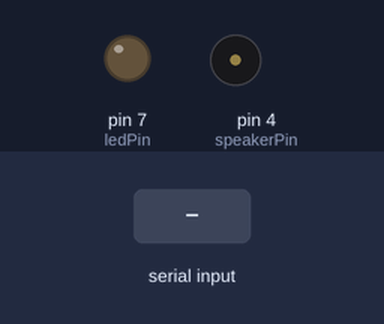
Recording of a sketch running on a simulated Arduino Uno, built with avr-gcc and run on an emulated ATmega328P. Shown: output pins drawn as LEDs (lit = HIGH), buzzer (waves = sounding). The inputs (shaded band) are chosen by the test bench.

Above: at 1.2 s.
1.3 s: "90,45\n" received over Serial
At 1.55 s:
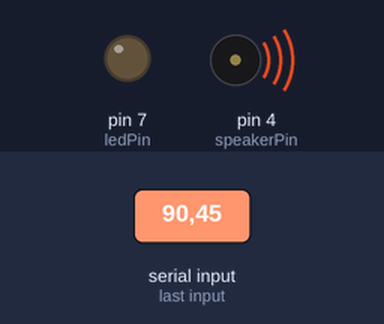
3.8 s: "1" received over Serial
At 4.8 s:
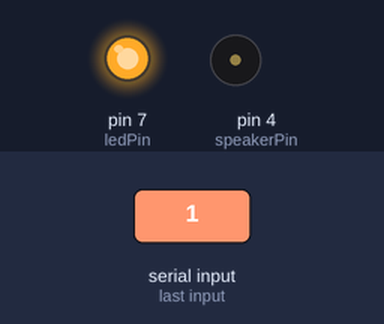
5.3 s: "30,150\n" received over Serial
At 5.55 s:
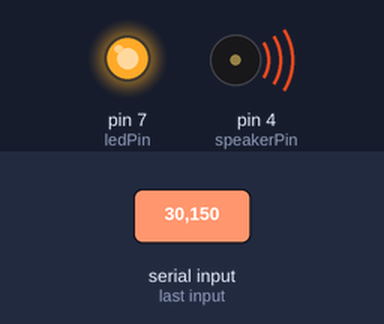
Timing chart, 0 to 8.3 s (numbered marks = the images above; inputs shaded):
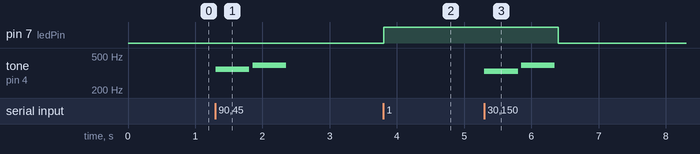

Measured:
- after the input at 1.3 s, tone on pin 4 (speakerPin): silent → 349 Hz at once, → silent 0.50 s later, → 392 Hz 0.05 s later, → silent 0.50 s later
- after the input at 3.8 s, pin 7 (ledPin): LOW → HIGH at once
- after the input at 5.3 s, pin 7 (ledPin): HIGH → LOW after 1.1 s; tone on pin 4 (speakerPin): silent → 330 Hz at once, → silent 0.50 s later, → 392 Hz 0.05 s later, → silent 0.50 s later

The sketch:

sketch_oct5c.ino
```cpp
int ledPin = 7; // LED가 연결된 핀 (예: 7 핀)
int speakerPin = 4; // 피에조 스피커가 연결된 핀 (예: 4 핀)
char receivedChar;

void setup() {
  Serial.begin(9600);
  pinMode(ledPin, OUTPUT);
  pinMode(speakerPin, OUTPUT);
}

void loop() {
  if (Serial.available() > 0) {
    receivedChar = Serial.read();
    if (receivedChar == '1') {
      digitalWrite(ledPin, HIGH); // 스마트폰으로부터 '1'을 받으면 LED를 켭니다.
    } else if (receivedChar == '0') {
      digitalWrite(ledPin, LOW); // 스마트폰으로부터 '0'을 받으면 LED를 끕니다.
    } else if (receivedChar >= '1' && receivedChar <= '8') {
      playNote(receivedChar - '0'); // '1'부터 '8'까지의 숫자를 받으면 해당 음을 재생합니다.
    }
  }
}

void playNote(int note) {
  // 음계와 해당 주파수 (Hz)를 매핑합니다.
  int frequencies[] = {262, 294, 330, 349, 392, 440, 494, 523};

  int duration = 500; // 음을 재생할 시간 (밀리초)

  tone(speakerPin, frequencies[note - 1], duration);
  delay(duration + 50); // 재생이 끝날 때까지 대기
  noTone(speakerPin); // 스피커 중지
}
```
